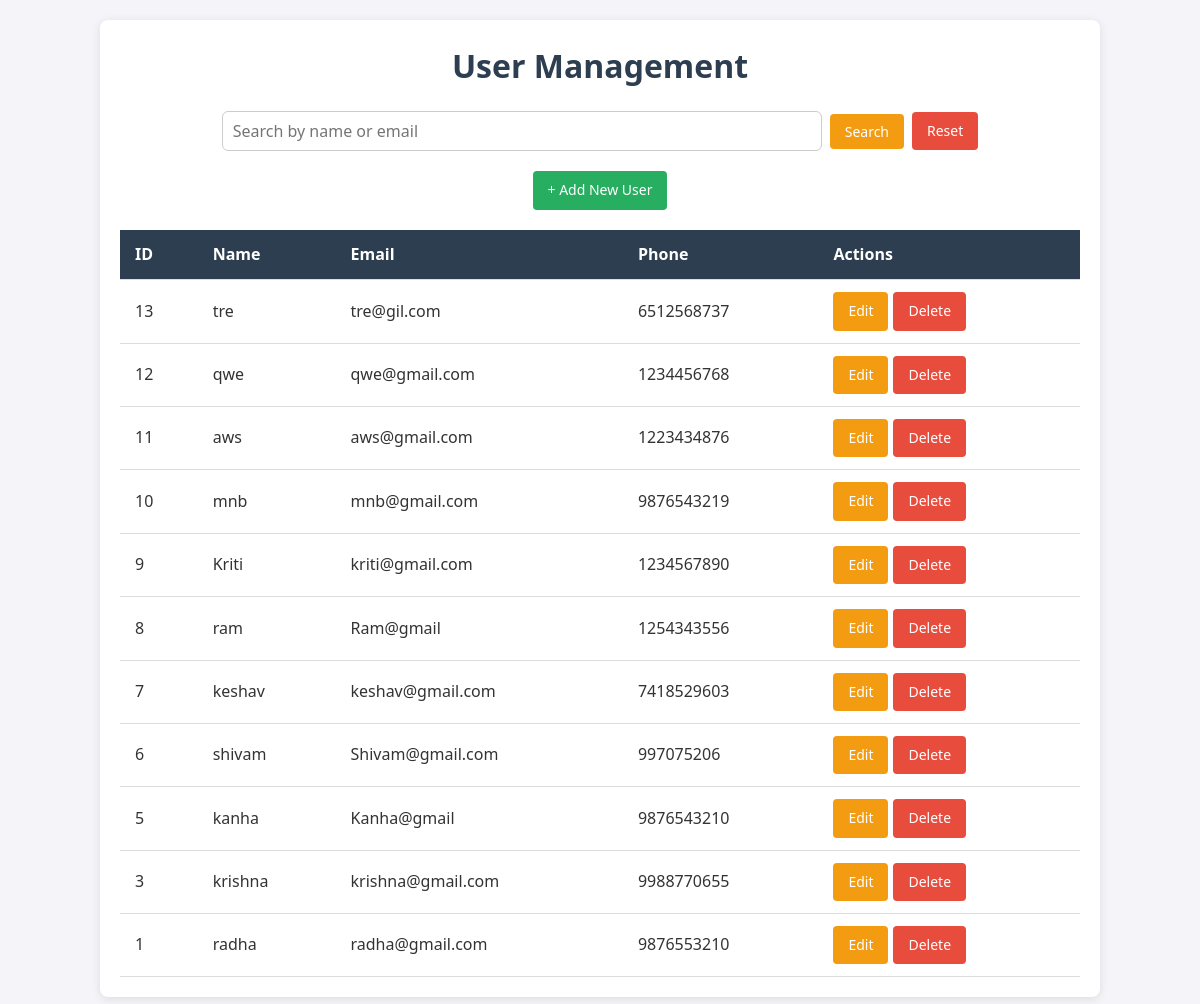
The page / on the database its author committed.
### tables this page shows
CREATE TABLE `users` (
  `id` int(11) NOT NULL,
  `name` varchar(30) DEFAULT NULL,
  `email` varchar(50) DEFAULT NULL,
  `phone` varchar(10) DEFAULT NULL
);

### index.php (the view, shortened to what this page needs)
<?php
require 'db.php';
if (isset($_GET['search']) && !empty($_GET['search'])) {
    $search = "%" . $_GET['search'] . "%";
    $stmt = $conn->prepare("SELECT * FROM users WHERE name LIKE ? OR email LIKE ? ORDER BY id DESC");
    $stmt->bind_param("ss", $search, $search);
    $stmt->execute();
    $result = $stmt->get_result();
} else {
    $sql = "SELECT * FROM users ORDER BY id DESC";
    $result = $conn->query($sql);
}
?>
<!DOCTYPE html>
<html lang="en">
<head>
    <link rel="stylesheet" href="style.css">
</head>
<body>
<div class="container">
    <h1>User Management</h1>
    <form method="GET" class="search-box">
    <input type="text" name="search" placeholder="Search by name or email"
           value="<?php echo isset($_GET['search']) ? $_GET['search'] : ''; ?>">
    <button type="submit" class="btn btn-edit">Search</button>
    <a href="index.php" class="btn btn-danger">Reset</a>
</form>
    <div style="text-align: center; margin-bottom: 20px;">
        <a href="add.php" class="btn btn-success">+ Add New User</a>
    </div>
    <table>
        <thead>
            <tr>
                <th>ID</th>
                <th>Name</th>
                <th>Email</th>
                <th>Phone</th>
                <th>Actions</th>
            </tr>
        </thead>
        <tbody>
            <?php if ($result->num_rows > 0): ?>
                <?php while($row = $result->fetch_assoc()): ?>
                    <tr>
                        <td data-label="ID"><?php echo $row['id']; ?></td>
                        <td data-label="Name"><?php echo htmlspecialchars($row['name']); ?></td>
                        <td data-label="Email"><?php echo htmlspecialchars($row['email']); ?></td>
                        <td data-label="Phone"><?php echo htmlspecialchars($row['phone']); ?></td>
                        <td data-label="Actions">
                            <div class="action-links">
                                <a href="edit.php?id=<?php echo $row['id']; ?>" class="btn btn-edit">Edit</a>
                                <a href="index.php?del=<?php echo $row['id']; ?>" class="btn btn-danger" onclick="return confirm('Are you sure?');">Delete</a>
                            </div>
                        </td>
                    </tr>
                <?php endwhile; ?>
            <?php else: ?>
                <tr>
                    <td colspan="5" style="text-align:center;">No records found</td>
                </tr>
            <?php endif; ?>
        </tbody>
    </table>
</div>
</body>
</html>

### style.css (style rules this page uses)
* { box-sizing: border-box; margin: 0; padding: 0; font-family: 'Segoe UI', Tahoma, Geneva, Verdana, sans-serif; }
body { background-color: #f4f4f9; color: #333; padding: 20px; line-height: 1.6; }
.container { max-width: 1000px; margin: 0 auto; background: #fff; padding: 20px; border-radius: 8px; box-shadow: 0 2px 10px rgba(0,0,0,0.1); }
h1, h2 { text-align: center; color: #2c3e50; margin-bottom: 20px; }
.btn { display: inline-block; padding: 8px 15px; background: #3498db; color: #fff; text-decoration: none; border-radius: 4px; border: none; cursor: pointer; font-size: 14px; transition: background 0.3s; }
.btn-success { background: #27ae60; }
.btn-danger { background: #e74c3c; }
.btn-edit { background: #f39c12; }
input[type="text"], input[type="email"] { width: 100%; padding: 10px; border: 1px solid #ddd; border-radius: 4px; font-size: 16px; }
table { width: 100%; border-collapse: collapse; margin-top: 20px; }
thead { background-color: #2c3e50; color: #fff; }
th, td { padding: 12px 15px; text-align: left; border-bottom: 1px solid #ddd; }
.action-links { display: flex; gap: 5px; }
.search-box { display: flex; justify-content: center; align-items: center; gap: 8px; margin-bottom: 20px; }
.search-box input { padding: 8px 10px; width: 600px; border-radius: 6px; border: 1px solid #ccc; }

### rows shown on the page
users: id "13", name "tre", email "tre@gil.com", phone "6512568737"
users: id "12", name "qwe", email "qwe@gmail.com", phone "1234456768"
users: id "11", name "aws", email "aws@gmail.com", phone "1223434876"
users: id "10", name "mnb", email "mnb@gmail.com", phone "9876543219"
users: id "9", name "Kriti", email "kriti@gmail.com", phone "1234567890"
users: id "8", name "ram", email "Ram@gmail", phone "1254343556"
users: id "7", name "keshav", email "keshav@gmail.com", phone "7418529603"
users: id "6", name "shivam", email "Shivam@gmail.com", phone "997075206"
users: id "5", name "kanha", email "Kanha@gmail", phone "9876543210"
users: id "3", name "krishna", email "krishna@gmail.com", phone "9988770655"
users: id "1", name "radha", email "radha@gmail.com", phone "9876553210"
